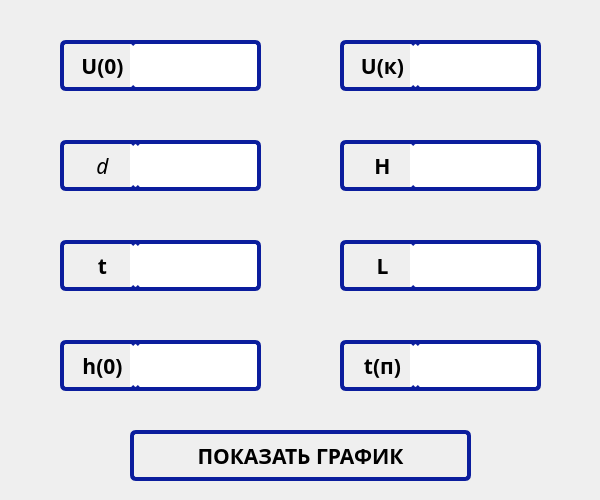
<?xml version="1.0" encoding="UTF-8"?>
<ui version="4.0">
 <class>MainWindow</class>
 <widget class="QMainWindow" name="MainWindow">
  <property name="geometry">
   <rect>
    <x>0</x>
    <y>0</y>
    <width>600</width>
    <height>500</height>
   </rect>
  </property>
  <property name="sizePolicy">
   <sizepolicy hsizetype="Fixed" vsizetype="Fixed">
    <horstretch>0</horstretch>
    <verstretch>0</verstretch>
   </sizepolicy>
  </property>
  <property name="minimumSize">
   <size>
    <width>600</width>
    <height>500</height>
   </size>
  </property>
  <property name="maximumSize">
   <size>
    <width>600</width>
    <height>500</height>
   </size>
  </property>
  <property name="font">
   <font>
    <family>Goudy Old Style</family>
    <pointsize>16</pointsize>
    <weight>75</weight>
    <bold>true</bold>
   </font>
  </property>
  <property name="windowTitle">
   <string>Physical simulation of motion</string>
  </property>
  <property name="windowIcon">
   <iconset resource="../Resurces/res.qrc">
    <normaloff>:/Resurses_2/icon.png</normaloff>:/Resurses_2/icon.png</iconset>
  </property>
  <property name="styleSheet">
   <string notr="true">background-image: url(:/Resurses_2/ФонБезВотерки.jpg)</string>
  </property>
  <widget class="QWidget" name="centralwidget">
   <widget class="QPushButton" name="angle_show_graph">
    <property name="geometry">
     <rect>
      <x>130</x>
      <y>430</y>
      <width>341</width>
      <height>51</height>
     </rect>
    </property>
    <property name="font">
     <font>
      <family>Goudy Stout</family>
      <pointsize>16</pointsize>
      <weight>75</weight>
      <bold>true</bold>
     </font>
    </property>
    <property name="styleSheet">
     <string notr="true">QWidget {
background-image: url(:/Resurses_2/white.jpg);
	border: 4px solid #0B1D9D;
	border-radius: 6px;
}
QWidget:hover{
    background-image: url(:/Resurses_2/white-hover.jpg);
}
QWidget:pressed{
    background-image: url(:/Resurses_2/white-active.jpg);
}</string>
    </property>
    <property name="text">
     <string>ПОКАЗАТЬ ГРАФИК</string>
    </property>
   </widget>
   <widget class="QLabel" name="label">
    <property name="geometry">
     <rect>
      <x>60</x>
      <y>40</y>
      <width>81</width>
      <height>51</height>
     </rect>
    </property>
    <property name="font">
     <font>
      <family>Goudy Old Style</family>
      <pointsize>16</pointsize>
      <weight>75</weight>
      <bold>true</bold>
     </font>
    </property>
    <property name="styleSheet">
     <string notr="true">background-image: url(:/Resurses_2/кремовый.jpg);
border-top: 4px solid #0B1D9D;
border-left: 4px solid #0B1D9D;
border-bottom: 4px solid #0B1D9D;
border-radius: 6px;</string>
    </property>
    <property name="text">
     <string>U(0)</string>
    </property>
    <property name="alignment">
     <set>Qt::AlignCenter</set>
    </property>
   </widget>
   <widget class="QLineEdit" name="angle_out_speed_start">
    <property name="geometry">
     <rect>
      <x>130</x>
      <y>40</y>
      <width>131</width>
      <height>51</height>
     </rect>
    </property>
    <property name="font">
     <font>
      <family>Goudy Old Style</family>
      <pointsize>16</pointsize>
      <weight>75</weight>
      <bold>true</bold>
     </font>
    </property>
    <property name="styleSheet">
     <string notr="true">background-image: url(:/Resurses_2/кремовый.jpg);
border-top: 4px solid #0B1D9D;
border-right: 4px solid #0B1D9D;
border-bottom: 4px solid #0B1D9D;
border-radius: 6px;</string>
    </property>
    <property name="text">
     <string/>
    </property>
    <property name="alignment">
     <set>Qt::AlignCenter</set>
    </property>
   </widget>
   <widget class="QLineEdit" name="angle_out_speed_fin">
    <property name="geometry">
     <rect>
      <x>410</x>
      <y>40</y>
      <width>131</width>
      <height>51</height>
     </rect>
    </property>
    <property name="font">
     <font>
      <family>Goudy Old Style</family>
      <pointsize>16</pointsize>
      <weight>75</weight>
      <bold>true</bold>
     </font>
    </property>
    <property name="styleSheet">
     <string notr="true">background-image: url(:/Resurses_2/кремовый.jpg);
border-top: 4px solid #0B1D9D;
border-right: 4px solid #0B1D9D;
border-bottom: 4px solid #0B1D9D;
border-radius: 6px;</string>
    </property>
    <property name="text">
     <string/>
    </property>
    <property name="alignment">
     <set>Qt::AlignCenter</set>
    </property>
   </widget>
   <widget class="QLabel" name="label_2">
    <property name="geometry">
     <rect>
      <x>340</x>
      <y>40</y>
      <width>81</width>
      <height>51</height>
     </rect>
    </property>
    <property name="font">
     <font>
      <family>Goudy Old Style</family>
      <pointsize>16</pointsize>
      <weight>75</weight>
      <bold>true</bold>
     </font>
    </property>
    <property name="styleSheet">
     <string notr="true">background-image: url(:/Resurses_2/кремовый.jpg);
border-top: 4px solid #0B1D9D;
border-left: 4px solid #0B1D9D;
border-bottom: 4px solid #0B1D9D;
border-radius: 6px;</string>
    </property>
    <property name="text">
     <string>U(к)</string>
    </property>
    <property name="alignment">
     <set>Qt::AlignCenter</set>
    </property>
   </widget>
   <widget class="QLabel" name="label_3">
    <property name="geometry">
     <rect>
      <x>340</x>
      <y>140</y>
      <width>81</width>
      <height>51</height>
     </rect>
    </property>
    <property name="font">
     <font>
      <family>Goudy Old Style</family>
      <pointsize>16</pointsize>
      <weight>75</weight>
      <bold>true</bold>
     </font>
    </property>
    <property name="styleSheet">
     <string notr="true">background-image: url(:/Resurses_2/кремовый.jpg);
border-top: 4px solid #0B1D9D;
border-left: 4px solid #0B1D9D;
border-bottom: 4px solid #0B1D9D;
border-radius: 6px;</string>
    </property>
    <property name="text">
     <string>H</string>
    </property>
    <property name="alignment">
     <set>Qt::AlignCenter</set>
    </property>
   </widget>
   <widget class="QLineEdit" name="angle_out_angle">
    <property name="geometry">
     <rect>
      <x>130</x>
      <y>140</y>
      <width>131</width>
      <height>51</height>
     </rect>
    </property>
    <property name="font">
     <font>
      <family>Goudy Old Style</family>
      <pointsize>16</pointsize>
      <weight>75</weight>
      <bold>true</bold>
     </font>
    </property>
    <property name="styleSheet">
     <string notr="true">background-image: url(:/Resurses_2/кремовый.jpg);
border-top: 4px solid #0B1D9D;
border-right: 4px solid #0B1D9D;
border-bottom: 4px solid #0B1D9D;
border-radius: 6px;</string>
    </property>
    <property name="text">
     <string/>
    </property>
    <property name="alignment">
     <set>Qt::AlignCenter</set>
    </property>
   </widget>
   <widget class="QLabel" name="label_4">
    <property name="geometry">
     <rect>
      <x>60</x>
      <y>140</y>
      <width>81</width>
      <height>51</height>
     </rect>
    </property>
    <property name="font">
     <font>
      <family>Goudy Old Style</family>
      <pointsize>16</pointsize>
      <weight>50</weight>
      <italic>true</italic>
      <bold>false</bold>
     </font>
    </property>
    <property name="styleSheet">
     <string notr="true">background-image: url(:/Resurses_2/кремовый.jpg);
border-top: 4px solid #0B1D9D;
border-left: 4px solid #0B1D9D;
border-bottom: 4px solid #0B1D9D;
border-radius: 6px;</string>
    </property>
    <property name="text">
     <string>d</string>
    </property>
    <property name="alignment">
     <set>Qt::AlignCenter</set>
    </property>
   </widget>
   <widget class="QLineEdit" name="angle_out_BigH">
    <property name="geometry">
     <rect>
      <x>410</x>
      <y>140</y>
      <width>131</width>
      <height>51</height>
     </rect>
    </property>
    <property name="font">
     <font>
      <family>Goudy Old Style</family>
      <pointsize>16</pointsize>
      <weight>75</weight>
      <bold>true</bold>
     </font>
    </property>
    <property name="styleSheet">
     <string notr="true">background-image: url(:/Resurses_2/кремовый.jpg);
border-top: 4px solid #0B1D9D;
border-right: 4px solid #0B1D9D;
border-bottom: 4px solid #0B1D9D;
border-radius: 6px;</string>
    </property>
    <property name="text">
     <string/>
    </property>
    <property name="alignment">
     <set>Qt::AlignCenter</set>
    </property>
   </widget>
   <widget class="QLabel" name="label_5">
    <property name="geometry">
     <rect>
      <x>340</x>
      <y>240</y>
      <width>81</width>
      <height>51</height>
     </rect>
    </property>
    <property name="font">
     <font>
      <family>Goudy Old Style</family>
      <pointsize>16</pointsize>
      <weight>75</weight>
      <bold>true</bold>
     </font>
    </property>
    <property name="styleSheet">
     <string notr="true">background-image: url(:/Resurses_2/кремовый.jpg);
border-top: 4px solid #0B1D9D;
border-left: 4px solid #0B1D9D;
border-bottom: 4px solid #0B1D9D;
border-radius: 6px;</string>
    </property>
    <property name="text">
     <string>L</string>
    </property>
    <property name="alignment">
     <set>Qt::AlignCenter</set>
    </property>
   </widget>
   <widget class="QLineEdit" name="angle_out_hight_start">
    <property name="geometry">
     <rect>
      <x>130</x>
      <y>340</y>
      <width>131</width>
      <height>51</height>
     </rect>
    </property>
    <property name="font">
     <font>
      <family>Goudy Old Style</family>
      <pointsize>16</pointsize>
      <weight>75</weight>
      <bold>true</bold>
     </font>
    </property>
    <property name="styleSheet">
     <string notr="true">background-image: url(:/Resurses_2/кремовый.jpg);
border-top: 4px solid #0B1D9D;
border-right: 4px solid #0B1D9D;
border-bottom: 4px solid #0B1D9D;
border-radius: 6px;</string>
    </property>
    <property name="text">
     <string/>
    </property>
    <property name="alignment">
     <set>Qt::AlignCenter</set>
    </property>
   </widget>
   <widget class="QLineEdit" name="angle_out_time_fall">
    <property name="geometry">
     <rect>
      <x>410</x>
      <y>340</y>
      <width>131</width>
      <height>51</height>
     </rect>
    </property>
    <property name="font">
     <font>
      <family>Goudy Old Style</family>
      <pointsize>16</pointsize>
      <weight>75</weight>
      <bold>true</bold>
     </font>
    </property>
    <property name="styleSheet">
     <string notr="true">background-image: url(:/Resurses_2/кремовый.jpg);
border-top: 4px solid #0B1D9D;
border-right: 4px solid #0B1D9D;
border-bottom: 4px solid #0B1D9D;
border-radius: 6px;</string>
    </property>
    <property name="text">
     <string/>
    </property>
    <property name="alignment">
     <set>Qt::AlignCenter</set>
    </property>
   </widget>
   <widget class="QLineEdit" name="angle_out_time">
    <property name="geometry">
     <rect>
      <x>130</x>
      <y>240</y>
      <width>131</width>
      <height>51</height>
     </rect>
    </property>
    <property name="font">
     <font>
      <family>Goudy Old Style</family>
      <pointsize>16</pointsize>
      <weight>75</weight>
      <bold>true</bold>
     </font>
    </property>
    <property name="styleSheet">
     <string notr="true">background-image: url(:/Resurses_2/кремовый.jpg);
border-top: 4px solid #0B1D9D;
border-right: 4px solid #0B1D9D;
border-bottom: 4px solid #0B1D9D;
border-radius: 6px;</string>
    </property>
    <property name="text">
     <string/>
    </property>
    <property name="alignment">
     <set>Qt::AlignCenter</set>
    </property>
   </widget>
   <widget class="QLabel" name="label_6">
    <property name="geometry">
     <rect>
      <x>60</x>
      <y>340</y>
      <width>81</width>
      <height>51</height>
     </rect>
    </property>
    <property name="font">
     <font>
      <family>Goudy Old Style</family>
      <pointsize>16</pointsize>
      <weight>75</weight>
      <bold>true</bold>
     </font>
    </property>
    <property name="styleSheet">
     <string notr="true">background-image: url(:/Resurses_2/кремовый.jpg);
border-top: 4px solid #0B1D9D;
border-left: 4px solid #0B1D9D;
border-bottom: 4px solid #0B1D9D;
border-radius: 6px;</string>
    </property>
    <property name="text">
     <string>h(0)</string>
    </property>
    <property name="alignment">
     <set>Qt::AlignCenter</set>
    </property>
   </widget>
   <widget class="QLabel" name="label_7">
    <property name="geometry">
     <rect>
      <x>60</x>
      <y>240</y>
      <width>81</width>
      <height>51</height>
     </rect>
    </property>
    <property name="font">
     <font>
      <family>Goudy Old Style</family>
      <pointsize>16</pointsize>
      <weight>75</weight>
      <bold>true</bold>
     </font>
    </property>
    <property name="styleSheet">
     <string notr="true">background-image: url(:/Resurses_2/кремовый.jpg);
border-top: 4px solid #0B1D9D;
border-left: 4px solid #0B1D9D;
border-bottom: 4px solid #0B1D9D;
border-radius: 6px;</string>
    </property>
    <property name="text">
     <string>t</string>
    </property>
    <property name="alignment">
     <set>Qt::AlignCenter</set>
    </property>
   </widget>
   <widget class="QLineEdit" name="angle_out_len">
    <property name="geometry">
     <rect>
      <x>410</x>
      <y>240</y>
      <width>131</width>
      <height>51</height>
     </rect>
    </property>
    <property name="font">
     <font>
      <family>Goudy Old Style</family>
      <pointsize>16</pointsize>
      <weight>75</weight>
      <bold>true</bold>
     </font>
    </property>
    <property name="styleSheet">
     <string notr="true">background-image: url(:/Resurses_2/кремовый.jpg);
border-top: 4px solid #0B1D9D;
border-right: 4px solid #0B1D9D;
border-bottom: 4px solid #0B1D9D;
border-radius: 6px;</string>
    </property>
    <property name="text">
     <string/>
    </property>
    <property name="alignment">
     <set>Qt::AlignCenter</set>
    </property>
   </widget>
   <widget class="QLabel" name="label_8">
    <property name="geometry">
     <rect>
      <x>340</x>
      <y>340</y>
      <width>81</width>
      <height>51</height>
     </rect>
    </property>
    <property name="font">
     <font>
      <family>Goudy Old Style</family>
      <pointsize>16</pointsize>
      <weight>75</weight>
      <bold>true</bold>
     </font>
    </property>
    <property name="styleSheet">
     <string notr="true">background-image: url(:/Resurses_2/кремовый.jpg);
border-top: 4px solid #0B1D9D;
border-left: 4px solid #0B1D9D;
border-bottom: 4px solid #0B1D9D;
border-radius: 6px;</string>
    </property>
    <property name="text">
     <string>t(п)</string>
    </property>
    <property name="alignment">
     <set>Qt::AlignCenter</set>
    </property>
   </widget>
  </widget>
 </widget>
 <resources>
  <include location="../Resurces/res.qrc"/>
 </resources>
 <connections/>
</ui>
